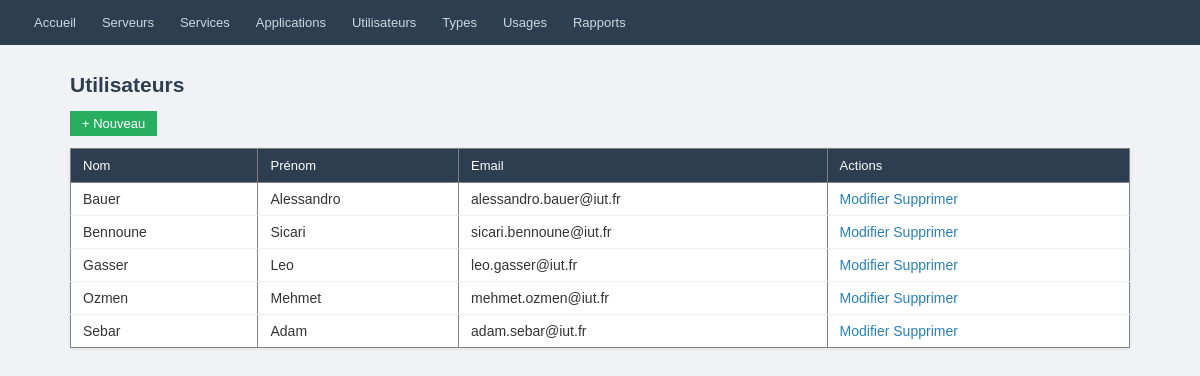
/users/, run on the app's committed database.
### inventory/models.py (models this page shows, shortened)
class Utilisateur(models.Model):
    nom    = models.CharField(max_length=100)
    prenom = models.CharField(max_length=100)
    email  = models.EmailField(unique=True)
    class Meta:
        ordering = ['nom', 'prenom']
        db_table = 'utilisateur'

### inventory/views.py (the view)
# urls.py: path('users/',                       views.user_list,   name='user-list'),
def user_list(request):
    return render(request, 'inventory/user/list.html', {'users': Utilisateur.objects.all()})

### inventory/templates/inventory/user/list.html (shortened to what this page needs)
{% extends "inventory/base.html" %}
{% block content %}
<h2>Utilisateurs</h2>
<a href="{% url 'inventory:user-create' %}">+ Nouveau</a>
<table border="1" cellpadding="5">
  <tr><th>Nom</th><th>Prénom</th><th>Email</th><th>Actions</th></tr>
  {% for u in users %}
  <tr>
    <td>{{ u.nom }}</td><td>{{ u.prenom }}</td><td>{{ u.email }}</td>
    <td>
      <a href="{% url 'inventory:user-update' u.pk %}">Modifier</a>
      <a href="{% url 'inventory:user-delete' u.pk %}">Supprimer</a>
    </td>
  </tr>
  {% empty %}<tr><td colspan="4">Aucun utilisateur.</td></tr>{% endfor %}
</table>
{% endblock %}

### inventory/templates/inventory/base.html (style rules this page uses)
* { box-sizing: border-box; margin: 0; padding: 0; }
body { font-family: Arial, sans-serif; font-size: 14px; background: #f0f2f5; color: #333; }
h1, h2, h3 { margin-bottom: 14px; color: #2c3e50; }
a { color: #2980b9; text-decoration: none; }
a[href*="create"] { display: inline-block; background: #27ae60; color: #fff; padding: 5px 12px; border-radius: 0; margin-bottom: 12px; font-size: 13px; }
table { width: 100%; border-collapse: collapse; background: #fff; box-shadow: 0 1px 4px rgba(0,0,0,0.08); }
th { background: #2c3e50; color: #fff; padding: 9px 12px; text-align: left; font-weight: normal; font-size: 13px; }
td { padding: 8px 12px; border-bottom: 1px solid #eee; }
tr:last-child td { border-bottom: none; }

### data on the page
Utilisateur: nom "Bauer", prenom "Alessandro", email "alessandro.bauer@iut.fr"
Utilisateur: nom "Bennoune", prenom "Sicari", email "sicari.bennoune@iut.fr"
Utilisateur: nom "Gasser", prenom "Leo", email "leo.gasser@iut.fr"
Utilisateur: nom "Ozmen", prenom "Mehmet", email "mehmet.ozmen@iut.fr"
Utilisateur: nom "Sebar", prenom "Adam", email "adam.sebar@iut.fr"
